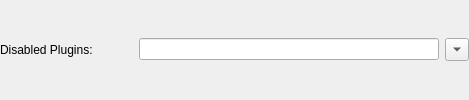
                <widget class="QWidget" name="w_disabledPlugins" native="true">
                 <layout class="QGridLayout" name="gridLayout_6">
                  <property name="leftMargin">
                   <number>0</number>
                  </property>
                  <property name="topMargin">
                   <number>0</number>
                  </property>
                  <property name="rightMargin">
                   <number>0</number>
                  </property>
                  <property name="bottomMargin">
                   <number>0</number>
                  </property>
                  <item row="0" column="1">
                   <spacer name="horizontalSpacer_28">
                    <property name="orientation">
                     <enum>Qt::Orientation::Horizontal</enum>
                    </property>
                    <property name="sizeHint" stdset="0">
                     <size>
                      <width>40</width>
                      <height>20</height>
                     </size>
                    </property>
                   </spacer>
                  </item>
                  <item row="0" column="2">
                   <widget class="QLineEdit" name="e_disabledPlugins">
                    <property name="minimumSize">
                     <size>
                      <width>300</width>
                      <height>0</height>
                     </size>
                    </property>
                   </widget>
                  </item>
                  <item row="0" column="3">
                   <widget class="QToolButton" name="b_disabledPlugins">
                    <property name="text">
                     <string>...</string>
                    </property>
                    <property name="arrowType">
                     <enum>Qt::ArrowType::DownArrow</enum>
                    </property>
                   </widget>
                  </item>
                  <item row="0" column="0">
                   <widget class="QLabel" name="l_disabledPlugins">
                    <property name="text">
                     <string>Disabled Plugins:</string>
                    </property>
                   </widget>
                  </item>
                 </layout>
                </widget>
